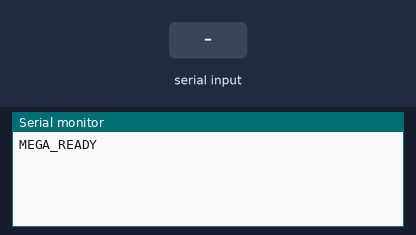
The sketch below on a simulated Arduino Mega 2560, built with avr-gcc and run on an emulated ATmega2560. Shown: the last lines printed to the serial monitor. Inputs (shaded band) come from the test bench.

Above: at 1.2 s.
1.3 s: "MINE\n" received over Serial
At 1.48 s:
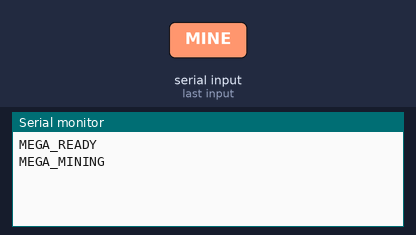
At 2.1 s:
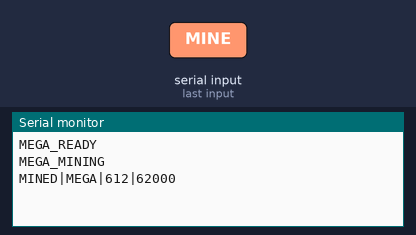

The sketch:

mega.ino
```cpp
String input = "";

long hashFunc(String data, long nonce) {
  long h = 7;
  String text = data + String(nonce);

  for (int i = 0; i < text.length(); i++) {
    h = (h * 31 + text[i]) % 100000;
  }
  return h;
}

void setup() {
  Serial.begin(9600);
  Serial.println("MEGA_READY");
}

void loop() {

  if (Serial.available()) {

    input = Serial.readStringUntil('\n');
    input.trim();

    if (input.startsWith("MINE")) {

      String data = input.substring(5);

      Serial.println("MEGA_MINING");

      for (long nonce = 0; nonce < 20000; nonce++) {

        long h = hashFunc(data, nonce);

        if (h % 2000 == 0) {

          Serial.print("MINED|MEGA|");
          Serial.print(nonce);
          Serial.print("|");
          Serial.println(h);

          break;
        }
      }
    }
  }
}
```

Measured:
- after the input at 1.3 s, the serial monitor: prints a new line at once (image 1)
